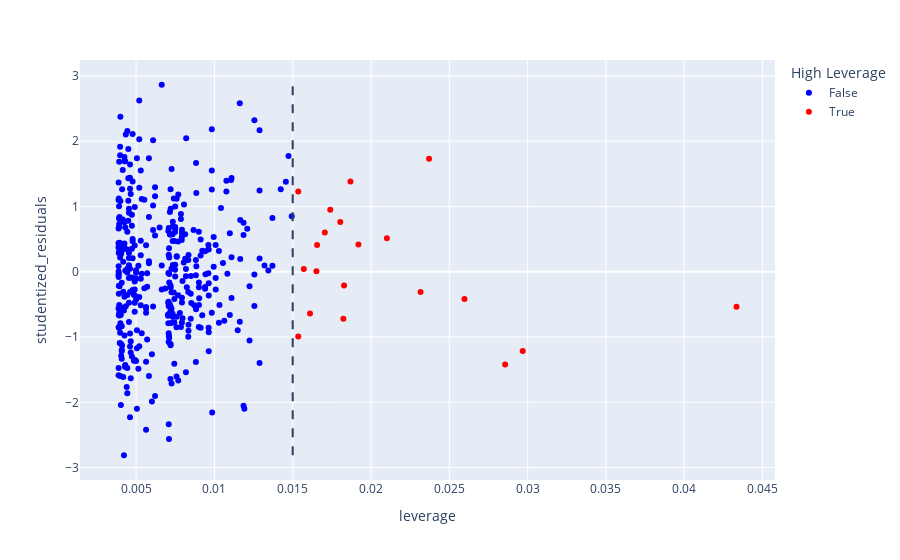

Notebook source saved alongside this figure:
### Code cell
import plotly.express as px

# Create a DataFrame with the data for the plot
df_plot = df_carseats[['leverage', 'studentized_residuals']].copy()
df_plot['High Leverage'] = df_plot['leverage'] > leverage_threshold

# Create the scatter plot
fig = px.scatter(df_plot, x='leverage', y='studentized_residuals', color='High Leverage',
                 color_discrete_sequence=['blue', 'red'], hover_data=['leverage', 'studentized_residuals'])

# Add a vertical line at the leverage threshold
fig.add_shape(type='line', line=dict(dash='dash'), x0=leverage_threshold, x1=leverage_threshold, y0=df_plot['studentized_residuals'].min(), y1=df_plot['studentized_residuals'].max())

# Show the plot
fig.show()

### Figure 1 — Plotly figure (JSON) as saved in the notebook; plotly's stock layout.template omitted (floating-point values rounded to 4 significant figures; data arrays with more than 128 entries replaced by an {"elided": "..."} marker saying what was removed)
{"data": [{"hovertemplate": "High Leverage=False<br>leverage=%{x}<br>studentized_residuals=%{y}<extra></extra>", "legendgroup": "False", "marker": {"color": "blue", "symbol": "circle"}, "mode": "markers", "name": "False", "orientation": "v", "showlegend": true, "type": "scatter", "x": {"elided": "380 float values"}, "xaxis": "x", "y": {"elided": "380 float values"}, "yaxis": "y"}, {"hovertemplate": "High Leverage=True<br>leverage=%{x}<br>studentized_residuals=%{y}<extra></extra>", "legendgroup": "True", "marker": {"color": "red", "symbol": "circle"}, "mode": "markers", "name": "True", "orientation": "v", "showlegend": true, "type": "scatter", "x": [0.04334, 0.02597, 0.01611, 0.01536, 0.01571, 0.02857, 0.02101, 0.02969, 0.01804, 0.01536, 0.01823, 0.01919, 0.01869, 0.02316, 0.01705, 0.01828, 0.0174, 0.02371, 0.01651, 0.01655], "xaxis": "x", "y": [-0.5355, -0.4191, -0.6376, 1.229, 0.0419, -1.42, 0.514, -1.214, 0.7618, -0.9908, -0.721, 0.4181, 1.382, -0.311, 0.6026, -0.2111, 0.9497, 1.732, 0.009672, 0.4106], "yaxis": "y"}], "layout": {"legend": {"title": {"text": "High Leverage"}, "tracegroupgap": 0}, "margin": {"t": 60}, "shapes": [{"line": {"dash": "dash"}, "type": "line", "x0": 0.015, "x1": 0.015, "y0": -2.811, "y1": 2.865}], "xaxis": {"anchor": "y", "domain": [0, 1], "title": {"text": "leverage"}}, "yaxis": {"anchor": "x", "domain": [0, 1], "title": {"text": "studentized_residuals"}}}}
